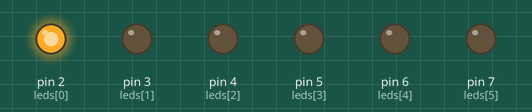
This sketch was run on a simulated Arduino Uno, built with avr-gcc and run on an emulated ATmega328P. On the bench: output pins drawn as LEDs (lit = HIGH).

Above: at 0.15 s.
At 1.05 s:
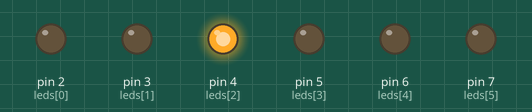
At 1.95 s:
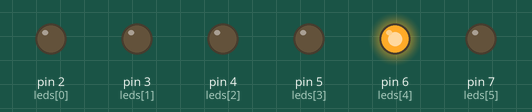
At 2.4 s:
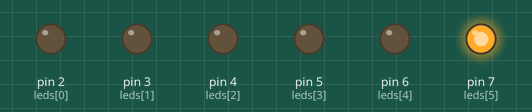
At 4.2 s:
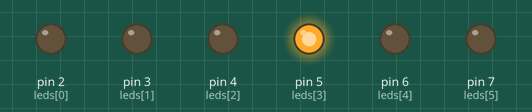
At 6.0 s:
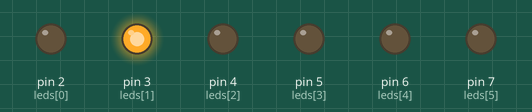
Timing chart, 0 to 6.3 s (numbered marks = the images above):
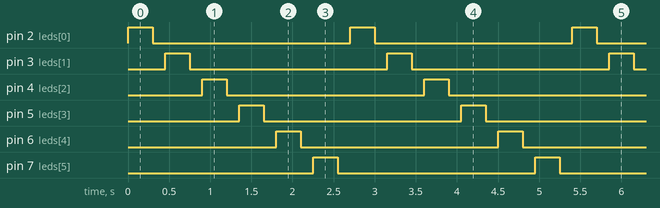

Measured:
- by itself, pin 2 (leds[0]), pin 3 (leds[1]), pin 4 (leds[2]), pin 5 (leds[3]), pin 6 (leds[4]), pin 7 (leds[5]): alternates HIGH for 0.30 s and LOW for 2.4 s
- by itself, everything shown: repeats every 2.7 s, in 12 steps

The sketch:

project2_circuit_group131.ino
```cpp
// Project 2 - Christmas Lights
// Group Members:
// Jashanpreet Singh
// Milan Karki
// Aryan Katotra

// LED pins (based on your circuit)
int leds[6] = {2, 3, 4, 5, 6, 7};

void setup() {
  // Set all LED pins as OUTPUT
  for(int i = 0; i < 6; i++) {
    pinMode(leds[i], OUTPUT);
  }
}

void loop() {
  // Turn LEDs on and off in sequence
  for(int i = 0; i < 6; i++) {
    digitalWrite(leds[i], HIGH);
    delay(300);        // Choose delay time (not used in class)
    digitalWrite(leds[i], LOW);
    delay(150);
  }
}
```
